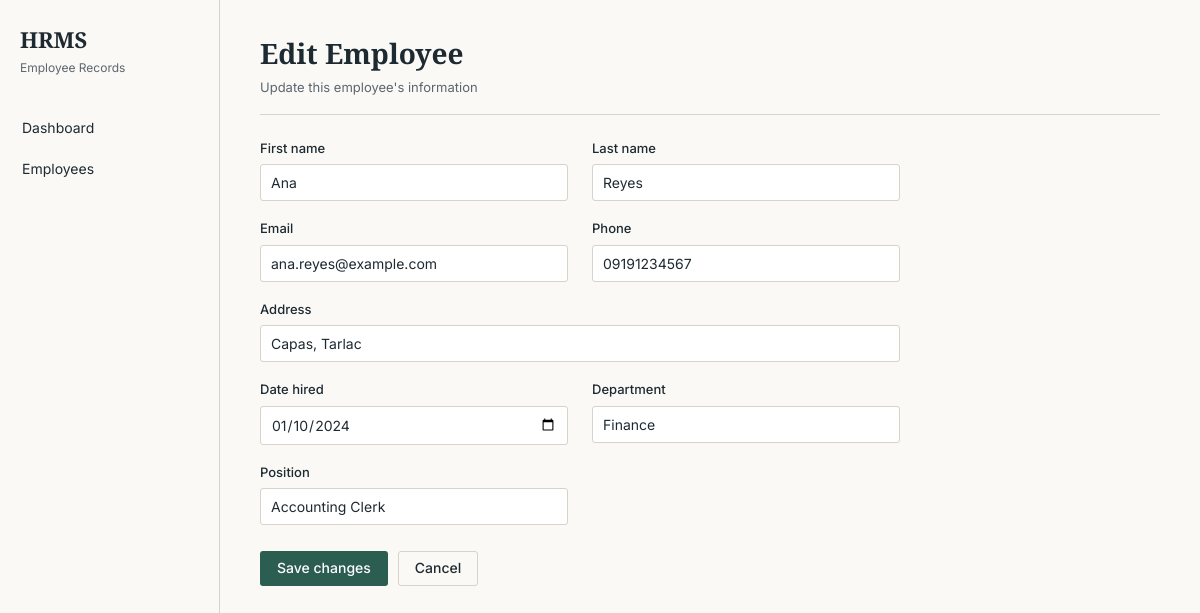
The page /employee_form.php?id=3 on the database its author committed.
### tables this page shows
CREATE TABLE IF NOT EXISTS employees (
	employee_id INT PRIMARY KEY AUTO_INCREMENT,
    first_name VARCHAR(50) NOT NULL,
    last_name VARCHAR(50) NOT NULL,
    email VARCHAR(100) NOT NULL UNIQUE,
    phone VARCHAR(13) NOT NULL UNIQUE,
    `address` VARCHAR(120),
    date_hired DATE NOT NULL,
    department VARCHAR(30) NOT NULL,
    `position` VARCHAR(20),
    created_at TIMESTAMP DEFAULT CURRENT_TIMESTAMP
);

### includes/db_connect.php (called while the page is built, shortened)
<?php
require_once __DIR__ . '/../classes/user.php';
require_once __DIR__ . '/../classes/employee.php';
$database = new db();
$conn = $database->getConnection();
$employee = new Employee($conn);

### classes/user.php (called while the page is built, shortened)
<?php
class User {
    public function __construct(PDO $db) {
        try {
            $this->conn = $db;
        } catch (Throwable $e) {
            error_log("User initialization error: " . $e->getMessage());
            throw $e;
        }
    }
}

### classes/employee.php (called while the page is built, shortened)
<?php
require_once 'user.php';
class Employee extends User {
    private $empTable = 'employees';
    public function getEmployeeById(int $employee_id): bool|array {
        try {
            $query = "SELECT * FROM " . $this->empTable . " WHERE employee_id = :employee_id";
            $stmt = $this->conn->prepare($query);
            $stmt->bindParam(':employee_id', $employee_id, PDO::PARAM_INT);
            $stmt->execute();
            return $stmt->fetch(PDO::FETCH_ASSOC);
        } catch (Throwable $e) {
            error_log("Error fetching employee by ID: " . $e->getMessage());
            return false;
        }
    }
}

### employee_form.php (the view, shortened to what this page needs)
<?php
require_once __DIR__ . '/includes/db_connect.php';
$isEdit = false;
$errors = [];
$data = [
    'first_name' => '',
    'last_name'  => '',
    'email'      => '',
    'phone'      => '',
    'address'    => '',
    'date_hired' => '',
    'department' => '',
    'position'   => '',
];
if ($_SERVER['REQUEST_METHOD'] === 'POST') {
    $employeeId = !empty($_POST['employee_id']) ? (int)$_POST['employee_id'] : null;
    $isEdit = $employeeId !== null;
    $data['first_name'] = trim($_POST['first_name'] ?? '');
    $data['last_name']  = trim($_POST['last_name'] ?? '');
    $data['email']      = trim($_POST['email'] ?? '');
    $data['phone']      = trim($_POST['phone'] ?? '');
    $data['address']    = trim($_POST['address'] ?? '');
    $data['date_hired'] = trim($_POST['date_hired'] ?? '');
    $data['department'] = trim($_POST['department'] ?? '');
    $data['position']   = trim($_POST['position'] ?? '');
    if ($data['first_name'] === '') $errors['first_name'] = 'First name is required.';
    if ($data['last_name'] === '') $errors['last_name'] = 'Last name is required.';
    if ($data['email'] === '') {
        $errors['email'] = 'Email is required.';
    } elseif (!filter_var($data['email'], FILTER_VALIDATE_EMAIL)) {
        $errors['email'] = 'Enter a valid email address.';
    }
    if ($data['date_hired'] === '') {
        $errors['date_hired'] = 'Date hired is required.';
    }
    if ($data['department'] === '') $errors['department'] = 'Department is required.';
    if ($data['position'] === '') $errors['position'] = 'Position is required.';
    if (empty($errors['email'])) {
        $dupQuery = "SELECT employee_id FROM employees WHERE email = :email";
        if ($isEdit) {
            $dupQuery .= " AND employee_id != :employee_id";
        }
        $dupStmt = $conn->prepare($dupQuery);
        $dupStmt->bindValue(':email', $data['email'], PDO::PARAM_STR);
        if ($isEdit) {
            $dupStmt->bindValue(':employee_id', $employeeId, PDO::PARAM_INT);
        }
        $dupStmt->execute();
        if ($dupStmt->fetch()) {
            $errors['email'] = 'This email is already used by another employee.';
        }
    }
    if (empty($errors)) {
        if ($isEdit) {
            $employee->updateEmployee($employeeId, $data);
            header('Location: employees.php?flash=updated');
            exit;
        } else {
            $employee->createEmployee($data);
            header('Location: employees.php?flash=created');
            exit;
        }
    }
} elseif (isset($_GET['id'])) {
    $employeeId = (int)$_GET['id'];
    $existing = $employee->getEmployeeById($employeeId);
    if ($existing) {
        $data = $existing;
        $isEdit = true;
    } else {
        header('Location: employees.php');
        exit;
    }
}
require_once __DIR__ . '/includes/header.php';
?>
<div class="page-header">
    <div>
        <h1><?php echo $isEdit ? 'Edit Employee' : 'Add Employee'; ?></h1>
        <p><?php echo $isEdit ? "Update this employee's information" : "Enter the new employee's details"; ?></p>
    </div>
</div>
<form method="post" class="form-grid" novalidate>
    <div class="form-field <?php echo isset($errors['first_name']) ? 'has-error' : ''; ?>">
        <label for="first_name">First name</label>
        <input type="text" id="first_name" name="first_name" value="<?php echo htmlspecialchars($data['first_name']); ?>">
    </div>
    <div class="form-field <?php echo isset($errors['last_name']) ? 'has-error' : ''; ?>">
        <label for="last_name">Last name</label>
        <input type="text" id="last_name" name="last_name" value="<?php echo htmlspecialchars($data['last_name']); ?>">
    </div>
    <div class="form-field <?php echo isset($errors['email']) ? 'has-error' : ''; ?>">
        <label for="email">Email</label>
        <input type="email" id="email" name="email" value="<?php echo htmlspecialchars($data['email']); ?>">
    </div>
    <div class="form-field">
        <label for="phone">Phone</label>
        <input type="text" id="phone" name="phone" value="<?php echo htmlspecialchars($data['phone']); ?>">
    </div>
    <div class="form-field full">
        <label for="address">Address</label>
        <input type="text" id="address" name="address" value="<?php echo htmlspecialchars($data['address']); ?>">
    </div>
    <div class="form-field <?php echo isset($errors['date_hired']) ? 'has-error' : ''; ?>">
        <label for="date_hired">Date hired</label>
        <input type="date" id="date_hired" name="date_hired" value="<?php echo htmlspecialchars($data['date_hired']); ?>">
    </div>
    <div class="form-field <?php echo isset($errors['department']) ? 'has-error' : ''; ?>">
        <label for="department">Department</label>
        <input type="text" id="department" name="department" value="<?php echo htmlspecialchars($data['department']); ?>">
    </div>
    <div class="form-field <?php echo isset($errors['position']) ? 'has-error' : ''; ?>">
        <label for="position">Position</label>
        <input type="text" id="position" name="position" value="<?php echo htmlspecialchars($data['position']); ?>">
    </div>
    <div class="form-actions">
        <button type="submit" class="btn btn-primary"><?php echo $isEdit ? 'Save changes' : 'Add employee'; ?></button>
        <a href="employees.php" class="btn btn-secondary">Cancel</a>
    </div>
</form>
<?php require_once __DIR__ . '/includes/footer.php'; ?>

### assets/css/style.css (style rules this page uses)
:root { --color-bg: #FAF9F5; --color-surface: #F1EFE8; --color-ink: #1E2A32; --color-muted: #5C6670; --color-accent: #2B5D50; --color-accent-hover: #234A40; --color-border: #D8D3C8; --color-danger: #A23B3B; --color-danger-hover: #832F2F; --font-serif: 'Source Serif 4', Georgia, 'Times New Roman', serif; --font-sans: 'Inter', -apple-system, BlinkMacSystemFont, 'Segoe UI', sans-serif; --radius: 3px; --sidebar-width: 220px; }
* { box-sizing: border-box; }
html, body { margin: 0; padding: 0; background: var(--color-bg); color: var(--color-ink); font-family: var(--font-sans); font-size: 15px; line-height: 1.5; -webkit-font-smoothing: antialiased; }
h1, h2, h3 { font-family: var(--font-serif); font-weight: 600; margin: 0 0 4px 0; color: var(--color-ink); }
h1 { font-size: 28px; }
p { margin: 0 0 12px 0; }
a { color: var(--color-accent); text-decoration: none; }
.page-header { display: flex; justify-content: space-between; align-items: flex-end; margin-bottom: 24px; padding-bottom: 16px; border-bottom: 1px solid var(--color-border); }
.page-header p { margin: 0; color: var(--color-muted); font-size: 13px; }
.btn { display: inline-block; font-family: var(--font-sans); font-size: 14px; font-weight: 500; padding: 8px 16px; border-radius: var(--radius); border: 1px solid transparent; cursor: pointer; text-decoration: none; line-height: 1.2; }
.btn-primary { background: var(--color-accent); color: #fff; }
.btn-secondary { background: transparent; border-color: var(--color-border); color: var(--color-ink); }
.form-grid { display: grid; grid-template-columns: 1fr 1fr; gap: 18px 24px; max-width: 640px; }
.form-field { display: flex; flex-direction: column; }
.form-field.full { grid-column: 1 / -1; }
.form-field label { font-size: 13px; font-weight: 500; margin-bottom: 6px; color: var(--color-ink); }
.form-field input, .form-field select, .form-field textarea { font-family: var(--font-sans); font-size: 14px; padding: 9px 10px; border: 1px solid var(--color-border); border-radius: var(--radius); background: #fff; color: var(--color-ink); }
.form-actions { grid-column: 1 / -1; display: flex; gap: 10px; margin-top: 8px; }

### rows shown on the page
employees: first_name "Ana", last_name "Reyes", email "ana.reyes@example.com", phone "09191234567", address "Capas, Tarlac", date_hired "01/10/2024", department "Finance", position "Accounting Clerk"

### other values the page prints
$label "Dashboard"
$label "Employees"
